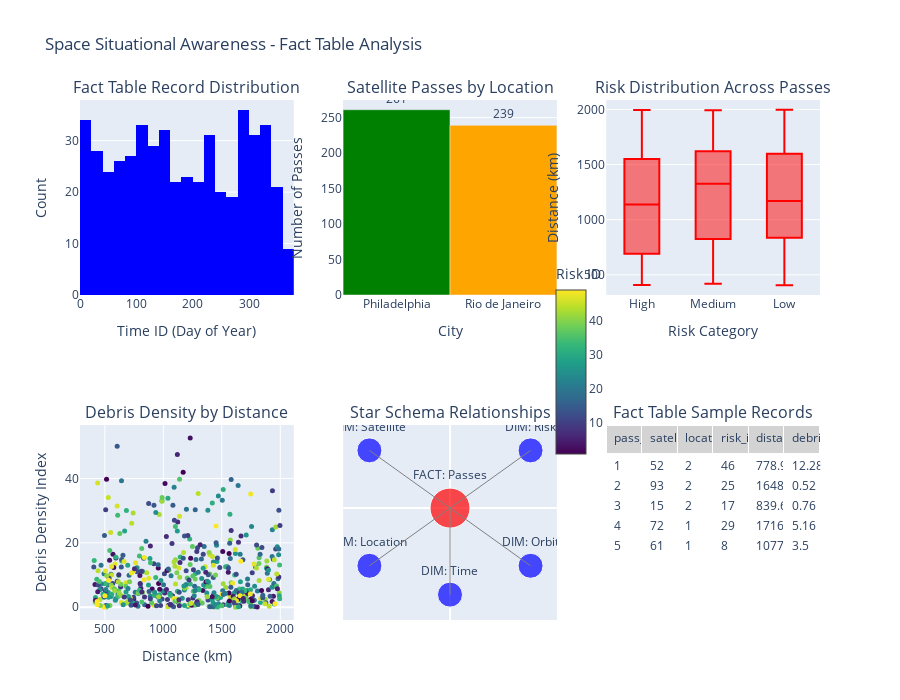

Notebook code cell kept with this figure:
### Code cell
import pandas as pd
import numpy as np  # ADD THIS LINE
import plotly.graph_objects as go
from plotly.subplots import make_subplots


# First, create sample data for visualization
def generate_sample_fact_table():
    """Generate sample fact table data for visualization"""
    
    # Create sample fact table
    np.random.seed(42)
    n_records = 500
    
    fact_table = pd.DataFrame({
        'pass_id': range(1, n_records + 1),
        'satellite_id': np.random.randint(1, 101, n_records),
        'location_id': np.random.choice([1, 2], n_records),  # Philadelphia or Rio
        'time_id': np.random.randint(1, 365, n_records),
        'orbit_id': np.random.randint(1, 101, n_records),
        'risk_id': np.random.randint(1, 50, n_records),
        'distance_km': np.random.uniform(400, 2000, n_records),
        'max_elevation_deg': np.random.uniform(10, 90, n_records),
        'debris_density_index': np.random.exponential(10, n_records),
        'collision_probability': np.random.exponential(0.00001, n_records),
    })
    
    return fact_table

# Generate the data
fact_df = generate_sample_fact_table()

# Create visualizations
fig = make_subplots(
    rows=2, cols=3,
    subplot_titles=(
        'Fact Table Record Distribution',
        'Satellite Passes by Location', 
        'Risk Distribution Across Passes',
        'Debris Density by Distance',
        'Star Schema Relationships',
        'Fact Table Sample Records'
    ),
    specs=[
        [{'type': 'histogram'}, {'type': 'bar'}, {'type': 'box'}],
        [{'type': 'scatter'}, {'type': 'scatter'}, {'type': 'table'}]
    ]
)

# 1. Record distribution over time
fig.add_trace(
    go.Histogram(x=fact_df['time_id'], nbinsx=30, 
                 marker_color='blue', name='Temporal Distribution'),
    row=1, col=1
)

# 2. Passes by location
location_counts = fact_df['location_id'].value_counts()
fig.add_trace(
    go.Bar(x=['Philadelphia', 'Rio de Janeiro'], 
           y=[location_counts.get(1, 0), location_counts.get(2, 0)],
           marker_color=['green', 'orange'],
           text=[location_counts.get(1, 0), location_counts.get(2, 0)],
           textposition='outside'),
    row=1, col=2
)

# 3. Risk distribution
risk_categories = pd.cut(fact_df['risk_id'], bins=[0, 15, 30, 50], 
                         labels=['Low', 'Medium', 'High'])
fig.add_trace(
    go.Box(y=fact_df['distance_km'], x=risk_categories, 
           marker_color='red', name='Risk vs Distance'),
    row=1, col=3
)

# 4. Debris density scatter
fig.add_trace(
    go.Scatter(x=fact_df['distance_km'], y=fact_df['debris_density_index'],
               mode='markers', marker=dict(
                   size=5,
                   color=fact_df['risk_id'],
                   colorscale='Viridis',
                   showscale=True,
                   colorbar=dict(title="Risk ID", x=0.63, len=0.4)
               )),
    row=2, col=1
)

# 5. Star schema visualization using network position
star_x = [0, -1, -1, 0, 1, 1]  # Fact table at center
star_y = [0, 1, -1, -1.5, -1, 1]
star_labels = ['FACT: Passes', 'DIM: Satellite', 'DIM: Location', 
               'DIM: Time', 'DIM: Orbit', 'DIM: Risk']

fig.add_trace(
    go.Scatter(x=star_x, y=star_y, mode='markers+text',
               marker=dict(size=[40, 25, 25, 25, 25, 25],
                          color=['red', 'blue', 'blue', 'blue', 'blue', 'blue']),
               text=star_labels,
               textposition='top center'),
    row=2, col=2
)

# Add edges to show relationships
for i in range(1, 6):
    fig.add_trace(
        go.Scatter(x=[0, star_x[i]], y=[0, star_y[i]],
                   mode='lines', line=dict(color='gray', width=1),
                   showlegend=False),
        row=2, col=2
    )

# 6. Sample fact table records
sample_data = fact_df.head(5)[['pass_id', 'satellite_id', 'location_id', 
                                'risk_id', 'distance_km', 'debris_density_index']]
fig.add_trace(
    go.Table(
        header=dict(values=list(sample_data.columns),
                   fill_color='lightgray',
                   align='left'),
        cells=dict(values=[sample_data[col].round(2) for col in sample_data.columns],
                  fill_color='white',
                  align='left')),
    row=2, col=3
)

# Update layout
fig.update_layout(
    height=700,
    showlegend=False,
    title_text="Space Situational Awareness - Fact Table Analysis"
)

fig.update_xaxes(title_text="Time ID (Day of Year)", row=1, col=1)
fig.update_xaxes(title_text="City", row=1, col=2)
fig.update_xaxes(title_text="Risk Category", row=1, col=3)
fig.update_xaxes(title_text="Distance (km)", row=2, col=1)
fig.update_xaxes(showticklabels=False, showgrid=False, row=2, col=2)

fig.update_yaxes(title_text="Count", row=1, col=1)
fig.update_yaxes(title_text="Number of Passes", row=1, col=2)
fig.update_yaxes(title_text="Distance (km)", row=1, col=3)
fig.update_yaxes(title_text="Debris Density Index", row=2, col=1)
fig.update_yaxes(showticklabels=False, showgrid=False, row=2, col=2)

fig.show()

# Create a detailed analysis of fact table metrics
print("Fact Table Analytics Summary")
print("="*50)
print(f"Total Records: {len(fact_df)}")
print(f"Unique Satellites: {fact_df['satellite_id'].nunique()}")
print(f"Average Distance: {fact_df['distance_km'].mean():.1f} km")
print(f"High Risk Passes (risk_id > 30): {len(fact_df[fact_df['risk_id'] > 30])}")
print(f"Average Debris Density: {fact_df['debris_density_index'].mean():.2f}")
print(f"\nPasses by Location:")
print(f"  Philadelphia: {len(fact_df[fact_df['location_id'] == 1])}")
print(f"  Rio de Janeiro: {len(fact_df[fact_df['location_id'] == 2])}")

### Figure 1 — Plotly figure (JSON) as saved in the notebook; plotly's stock layout.template omitted (floating-point values rounded to 4 significant figures; data arrays with more than 128 entries replaced by an {"elided": "..."} marker saying what was removed)
{"data": [{"marker": {"color": "blue"}, "name": "Temporal Distribution", "nbinsx": 30, "type": "histogram", "x": {"elided": "500 int values"}, "xaxis": "x", "yaxis": "y"}, {"marker": {"color": ["green", "orange"]}, "text": ["261", "239"], "textposition": "outside", "type": "bar", "x": ["Philadelphia", "Rio de Janeiro"], "xaxis": "x2", "y": [261, 239], "yaxis": "y2"}, {"marker": {"color": "red"}, "name": "Risk vs Distance", "type": "box", "x": {"elided": "500 str values"}, "xaxis": "x3", "y": {"elided": "500 float values"}, "yaxis": "y3"}, {"marker": {"color": {"elided": "500 int values"}, "colorbar": {"len": 0.4, "title": {"text": "Risk ID"}, "x": 0.63}, "colorscale": [[0, "#440154"], [0.1111, "#482878"], [0.2222, "#3e4989"], [0.3333, "#31688e"], [0.4444, "#26828e"], [0.5556, "#1f9e89"], [0.6667, "#35b779"], [0.7778, "#6ece58"], [0.8889, "#b5de2b"], [1, "#fde725"]], "showscale": true, "size": 5}, "mode": "markers", "type": "scatter", "x": {"elided": "500 float values"}, "xaxis": "x4", "y": {"elided": "500 float values"}, "yaxis": "y4"}, {"marker": {"color": ["red", "blue", "blue", "blue", "blue", "blue"], "size": [40, 25, 25, 25, 25, 25]}, "mode": "markers+text", "text": ["FACT: Passes", "DIM: Satellite", "DIM: Location", "DIM: Time", "DIM: Orbit", "DIM: Risk"], "textposition": "top center", "type": "scatter", "x": [0, -1, -1, 0, 1, 1], "xaxis": "x5", "y": [0, 1, -1, -1.5, -1, 1], "yaxis": "y5"}, {"line": {"color": "gray", "width": 1}, "mode": "lines", "showlegend": false, "type": "scatter", "x": [0, -1], "xaxis": "x5", "y": [0, 1], "yaxis": "y5"}, {"line": {"color": "gray", "width": 1}, "mode": "lines", "showlegend": false, "type": "scatter", "x": [0, -1], "xaxis": "x5", "y": [0, -1], "yaxis": "y5"}, {"line": {"color": "gray", "width": 1}, "mode": "lines", "showlegend": false, "type": "scatter", "x": [0, 0], "xaxis": "x5", "y": [0, -1.5], "yaxis": "y5"}, {"line": {"color": "gray", "width": 1}, "mode": "lines", "showlegend": false, "type": "scatter", "x": [0, 1], "xaxis": "x5", "y": [0, -1], "yaxis": "y5"}, {"line": {"color": "gray", "width": 1}, "mode": "lines", "showlegend": false, "type": "scatter", "x": [0, 1], "xaxis": "x5", "y": [0, 1], "yaxis": "y5"}, {"cells": {"align": "left", "fill": {"color": "white"}, "values": [[1, 2, 3, 4, 5], [52, 93, 15, 72, 61], [2, 2, 2, 1, 1], [46, 25, 17, 29, 8], [779.0, 1649.0, 839.7, 1716.0, 1078.0], [12.28, 0.52, 0.76, 5.16, 3.5]]}, "domain": {"x": [0.7111, 1], "y": [0, 0.375]}, "header": {"align": "left", "fill": {"color": "lightgray"}, "values": ["pass_id", "satellite_id", "location_id", "risk_id", "distance_km", "debris_density_index"]}, "type": "table"}], "layout": {"annotations": [{"font": {"size": 16}, "showarrow": false, "text": "Fact Table Record Distribution", "x": 0.1444, "xanchor": "center", "xref": "paper", "y": 1, "yanchor": "bottom", "yref": "paper"}, {"font": {"size": 16}, "showarrow": false, "text": "Satellite Passes by Location", "x": 0.5, "xanchor": "center", "xref": "paper", "y": 1, "yanchor": "bottom", "yref": "paper"}, {"font": {"size": 16}, "showarrow": false, "text": "Risk Distribution Across Passes", "x": 0.8556, "xanchor": "center", "xref": "paper", "y": 1, "yanchor": "bottom", "yref": "paper"}, {"font": {"size": 16}, "showarrow": false, "text": "Debris Density by Distance", "x": 0.1444, "xanchor": "center", "xref": "paper", "y": 0.375, "yanchor": "bottom", "yref": "paper"}, {"font": {"size": 16}, "showarrow": false, "text": "Star Schema Relationships", "x": 0.5, "xanchor": "center", "xref": "paper", "y": 0.375, "yanchor": "bottom", "yref": "paper"}, {"font": {"size": 16}, "showarrow": false, "text": "Fact Table Sample Records", "x": 0.8556, "xanchor": "center", "xref": "paper", "y": 0.375, "yanchor": "bottom", "yref": "paper"}], "height": 700, "showlegend": false, "title": {"text": "Space Situational Awareness - Fact Table Analysis"}, "xaxis": {"anchor": "y", "domain": [0, 0.2889], "title": {"text": "Time ID (Day of Year)"}}, "xaxis2": {"anchor": "y2", "domain": [0.3556, 0.6444], "title": {"text": "City"}}, "xaxis3": {"anchor": "y3", "domain": [0.7111, 1], "title": {"text": "Risk Category"}}, "xaxis4": {"anchor": "y4", "domain": [0, 0.2889], "title": {"text": "Distance (km)"}}, "xaxis5": {"anchor": "y5", "domain": [0.3556, 0.6444], "showgrid": false, "showticklabels": false}, "yaxis": {"anchor": "x", "domain": [0.625, 1], "title": {"text": "Count"}}, "yaxis2": {"anchor": "x2", "domain": [0.625, 1], "title": {"text": "Number of Passes"}}, "yaxis3": {"anchor": "x3", "domain": [0.625, 1], "title": {"text": "Distance (km)"}}, "yaxis4": {"anchor": "x4", "domain": [0, 0.375], "title": {"text": "Debris Density Index"}}, "yaxis5": {"anchor": "x5", "domain": [0, 0.375], "showgrid": false, "showticklabels": false}}}
